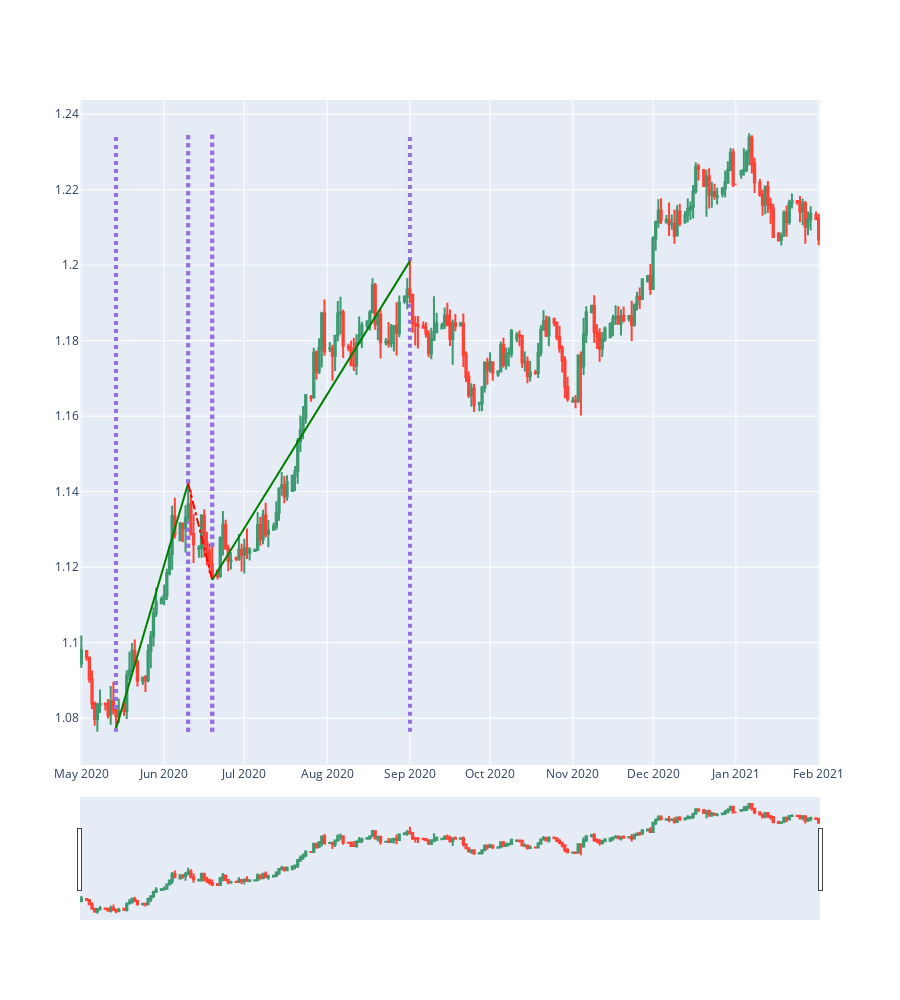

The notebook cell saved with this chart:
### Code cell
candle_chart(zoom_df).add_marker(SW1_candle).add_marker(EW1_candle).add_wave_from_point(SW1_point,SW2_point)\
                     .add_marker(SW2_candle).add_marker(EW2_candle).add_wave_from_point(SW2_point,EW2_point,main_wave=False)\
                     .add_marker(SW3_candle).add_marker(EW3_candle).add_wave_from_point(SW3_point,EW3_point)\
                     .show()

### Figure 1 — Plotly figure (JSON) as saved in the notebook; plotly's stock layout.template omitted (floating-point values rounded to 4 significant figures; data arrays with more than 128 entries replaced by an {"elided": "..."} marker saying what was removed)
{"data": [{"close": {"elided": "237 float values"}, "high": {"elided": "237 float values"}, "low": {"elided": "237 float values"}, "open": {"elided": "237 float values"}, "type": "candlestick", "x": {"elided": "237 str values"}}], "layout": {"height": 1000, "shapes": [{"line": {"color": "MediumPurple", "dash": "dot", "width": 4}, "type": "line", "x0": "2020-05-14T00:00:00", "x1": "2020-05-14T00:00:00", "y0": 1.076, "y1": 1.077}, {"line": {"color": "MediumPurple", "dash": "dot", "width": 4}, "type": "line", "x0": "2020-05-14T00:00:00", "x1": "2020-05-14T00:00:00", "y0": 1.082, "y1": 1.235}, {"line": {"color": "MediumPurple", "dash": "dot", "width": 4}, "type": "line", "x0": "2020-06-10T00:00:00", "x1": "2020-06-10T00:00:00", "y0": 1.076, "y1": 1.132}, {"line": {"color": "MediumPurple", "dash": "dot", "width": 4}, "type": "line", "x0": "2020-06-10T00:00:00", "x1": "2020-06-10T00:00:00", "y0": 1.142, "y1": 1.235}, {"line": {"color": "Green", "dash": "solid", "width": 2}, "type": "line", "x0": "2020-05-14T00:00:00", "x1": "2020-06-10T00:00:00", "y0": 1.077, "y1": 1.142}, {"line": {"color": "MediumPurple", "dash": "dot", "width": 4}, "type": "line", "x0": "2020-06-10T00:00:00", "x1": "2020-06-10T00:00:00", "y0": 1.076, "y1": 1.132}, {"line": {"color": "MediumPurple", "dash": "dot", "width": 4}, "type": "line", "x0": "2020-06-10T00:00:00", "x1": "2020-06-10T00:00:00", "y0": 1.142, "y1": 1.235}, {"line": {"color": "MediumPurple", "dash": "dot", "width": 4}, "type": "line", "x0": "2020-06-19T00:00:00", "x1": "2020-06-19T00:00:00", "y0": 1.076, "y1": 1.117}, {"line": {"color": "MediumPurple", "dash": "dot", "width": 4}, "type": "line", "x0": "2020-06-19T00:00:00", "x1": "2020-06-19T00:00:00", "y0": 1.125, "y1": 1.235}, {"line": {"color": "Red", "dash": "dashdot", "width": 2}, "type": "line", "x0": "2020-06-10T00:00:00", "x1": "2020-06-19T00:00:00", "y0": 1.142, "y1": 1.117}, {"line": {"color": "MediumPurple", "dash": "dot", "width": 4}, "type": "line", "x0": "2020-06-19T00:00:00", "x1": "2020-06-19T00:00:00", "y0": 1.076, "y1": 1.117}, {"line": {"color": "MediumPurple", "dash": "dot", "width": 4}, "type": "line", "x0": "2020-06-19T00:00:00", "x1": "2020-06-19T00:00:00", "y0": 1.125, "y1": 1.235}, {"line": {"color": "MediumPurple", "dash": "dot", "width": 4}, "type": "line", "x0": "2020-09-01T00:00:00", "x1": "2020-09-01T00:00:00", "y0": 1.076, "y1": 1.19}, {"line": {"color": "MediumPurple", "dash": "dot", "width": 4}, "type": "line", "x0": "2020-09-01T00:00:00", "x1": "2020-09-01T00:00:00", "y0": 1.201, "y1": 1.235}, {"line": {"color": "Green", "dash": "solid", "width": 2}, "type": "line", "x0": "2020-06-19T00:00:00", "x1": "2020-09-01T00:00:00", "y0": 1.117, "y1": 1.201}], "yaxis": {"fixedrange": false}}}
